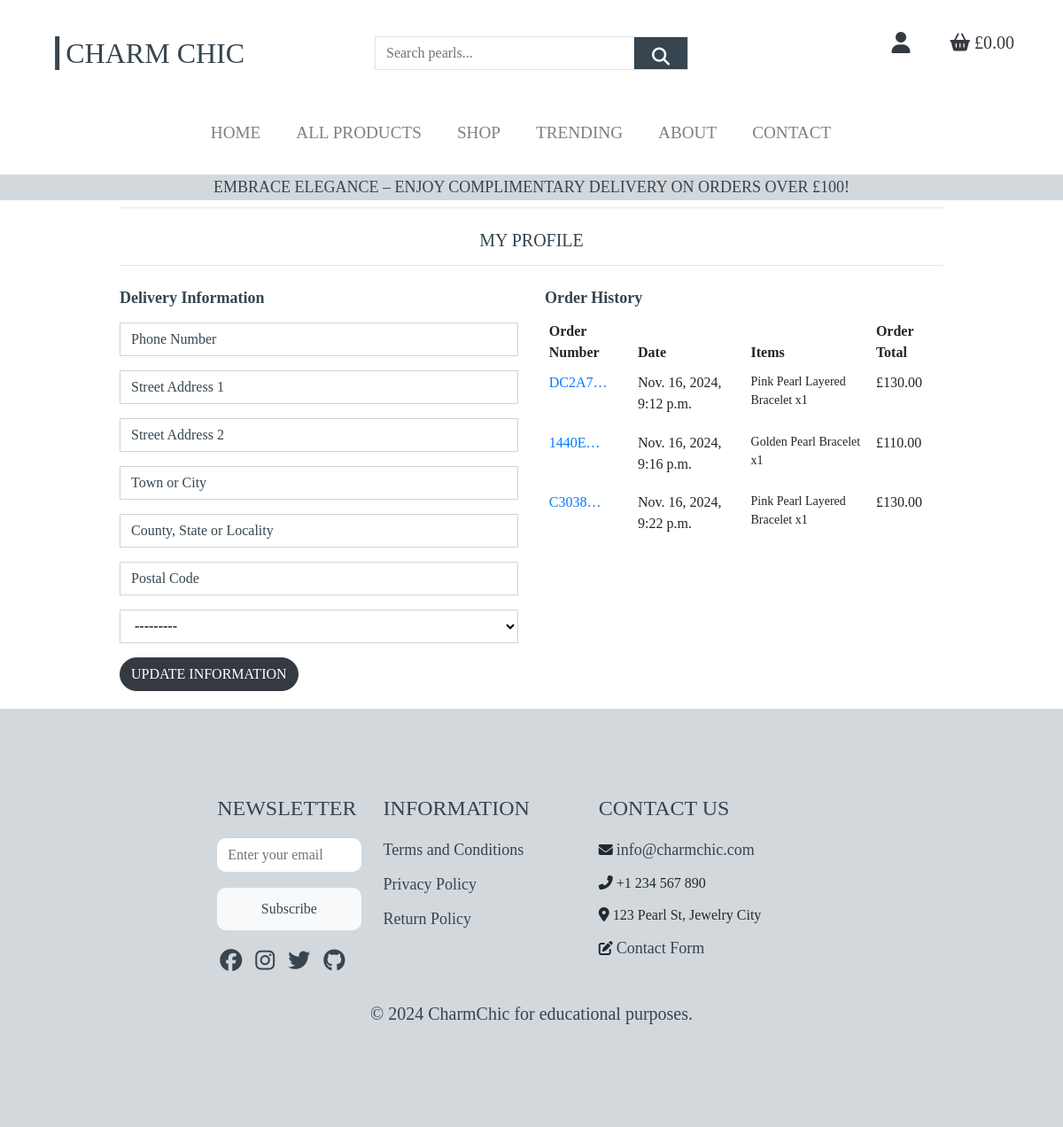
/profile/ (signed in), run on the app's committed database.
### profiles/models.py (models this page shows, shortened)
class UserProfile(models.Model):
    user = models.OneToOneField(User, on_delete=models.CASCADE)
    default_phone_number = models.CharField(max_length=20, null=True, blank=True)
    default_street_address1 = models.CharField(max_length=80, null=True, blank=True)
    default_street_address2 = models.CharField(max_length=80, null=True, blank=True)
    default_town_or_city = models.CharField(max_length=40, null=True, blank=True)
    default_county = models.CharField(max_length=80, null=True, blank=True)
    default_postcode = models.CharField(max_length=20, null=True, blank=True)
    default_country = CountryField(blank_label='Country', null=True, blank=True)

### checkout/models.py (models this page shows, shortened)
class Order(models.Model):
    order_number = models.CharField(max_length=32, null=False, editable=False)
    user_profile = models.ForeignKey(UserProfile, on_delete=models.SET_NULL,
                                     null=True, blank=True, related_name='orders')
    full_name = models.CharField(max_length=50, null=False, blank=False)
    email = models.EmailField(max_length=254, null=False, blank=False)
    phone_number = models.CharField(max_length=20, null=False, blank=False)
    country = CountryField(blank_label='Country *', null=False, blank=False)
    postcode = models.CharField(max_length=20, null=True, blank=True)
    town_or_city = models.CharField(max_length=40, null=False, blank=False)
    street_address1 = models.CharField(max_length=80, null=False, blank=False)
    street_address2 = models.CharField(max_length=80, null=True, blank=True)
    county = models.CharField(max_length=80, null=True, blank=True)
    date = models.DateTimeField(auto_now_add=True)
    delivery_cost = models.DecimalField(max_digits=6, decimal_places=2, null=False, default=0)
    order_total = models.DecimalField(max_digits=10, decimal_places=2, null=False, default=0)
    grand_total = models.DecimalField(max_digits=10, decimal_places=2, null=False, default=0)
    original_bag = models.TextField(null=False, blank=False, default='')
    stripe_pid = models.CharField(max_length=254, null=False, blank=False, default='')

class OrderLineItem(models.Model):
    order = models.ForeignKey(Order, null=False, blank=False, on_delete=models.CASCADE, related_name='lineitems')
    product = models.ForeignKey(Product, null=False, blank=False, on_delete=models.CASCADE)
    product_size = models.CharField(max_length=20, null=True, blank=True)
    quantity = models.IntegerField(null=False, blank=False, default=0)
    lineitem_total = models.DecimalField(max_digits=6, decimal_places=2, null=False, blank=False, editable=False)

### products/models.py (models this page shows, shortened)
class Product(models.Model):
    category = models.ForeignKey('Category', null=True, blank=True, on_delete=models.SET_NULL)
    subcategory = models.ForeignKey('SubCategory', null=True, blank=True, on_delete=models.SET_NULL)
    tags = models.ManyToManyField('Tag', blank=True)
    sku = models.CharField(max_length=254, null=True, blank=True)
    name = models.CharField(max_length=254)
    description = models.TextField()
    has_sizes = models.BooleanField(default=False, null=True, blank=True)
    price = models.DecimalField(max_digits=6, decimal_places=2)
    rating = models.DecimalField(max_digits=6, decimal_places=2, null=True, blank=True)
    image_url = models.URLField(max_length=1024, null=True, blank=True)
    image = models.ImageField(upload_to='products/', null=True, blank=True, storage=MediaCloudinaryStorage())

### profiles/views.py (the view)
# urls.py: path('profile/', include('profiles.urls')),
def profile(request):
    profile = get_object_or_404(UserProfile, user=request.user)
    if request.method == 'POST':
        form = UserProfileForm(request.POST, instance=profile)
        if form.is_valid():
            form.save()
            messages.success(request, 'Profile updated successfully')
        else:
            messages.error(request, 'Update failed. Please ensure the form is valid.')
    else:
            form = UserProfileForm(request.POST, instance=profile)
    orders = profile.orders.all()
    template = 'profiles/profile.html'
    context = {
        'form': form,
        'orders': orders,
        'on_profile_page': True
    }
    return render(request, template, context)

### profiles/forms.py
class UserProfileForm(forms.ModelForm):
    class Meta:
        model = UserProfile
        exclude = ('user',)
    def __init__(self, *args, **kwargs):
        super().__init__(*args, **kwargs)
        placeholders = {
            'default_phone_number': 'Phone Number',
            'default_postcode': 'Postal Code',
            'default_town_or_city': 'Town or City',
            'default_street_address1': 'Street Address 1',
            'default_street_address2': 'Street Address 2',
            'default_county': 'County, State or Locality',
        }
        self.fields['default_phone_number'].widget.attrs['autofocus'] = True
        for field in self.fields:
            if field != 'default_country':
                if self.fields[field].required:
                    placeholder = f'{placeholders[field]} *'
                else:
                    placeholder = placeholders[field]
                self.fields[field].widget.attrs['placeholder'] = placeholder
            self.fields[field].widget.attrs['class'] = 'border-black rounded-0 profile-form-input'
            self.fields[field].label = False

### bag/contexts.py (called while the page is built, shortened)
def bag_contents(request):
    bag_items = []
    total = 0
    product_count = 0
    bag = request.session.get('bag', {})
    if total < settings.FREE_DELIVERY_THRESHOLD:
        delivery = total * Decimal(settings.STANDARD_DELIVERY_PERCENTAGE / 100)
        free_delivery_delta = settings.FREE_DELIVERY_THRESHOLD - total
    else:
        delivery = 0
        free_delivery_delta = 0
    grand_total = total + delivery
    context = {
        'bag_items': bag_items,
        'total': total,
        'product_count': product_count,
        'delivery': delivery,
        'free_delivery_delta': free_delivery_delta,
        'free_delivery_threshold': settings.FREE_DELIVERY_THRESHOLD,
        'grand_total': grand_total,
    }
    return context

### profiles/templates/profiles/profile.html (shortened to what this page needs)
{% extends "base.html" %}
{% load static %}
{% block extra_css %}
    <link rel="stylesheet" href="{% static 'profiles/css/profile.css' %}">
{% endblock %}
{% block page_header %}
<div class="container header-container">
    <div class="row">
        <div class="col text-center">
            <hr class="my-4">
            <h4 class="logo-font product-header">My Profile</h4>
            <hr class="my-3">
        </div>
    </div>
    <div class="row">
        <div class="col-12 col-lg-6">
            <h5 class="font-weight-bold">Delivery Information</h5>
                <form class="mt-3" action="{% url 'profile' %}" method="POST" id="profile-update-form">
                    {{ form|crispy }}
                    <button class="btn btn-dark btn-md rounded-pill text-uppercase">Update Information</button>
                </form>
            </div>
            <div class="col-12 col-lg-6">
                <h5 class="font-weight-bold">Order History</h5>
                <div class="order-history table-responsive">
                    <table class="table table-sm table-borderless">
                        <thead>
                            <tr>
                                <th>Order Number</th>
                                <th>Date</th>
                                <th>Items</th>
                                <th>Order Total</th>
                            </tr>
                        </thead>
                        <tbody>
                            {% for order in orders %}
                                <tr>
                                    <td>
                                        <a href="{% url 'order_history' order.order_number %}"
                                        title="{{ order.order_number }}">
                                            {{ order.order_number|truncatechars:6 }}
                                        </a>
                                    </td>
                                    <td>{{ order.date }}</td>
                                    <td>
                                        <ul class="list-unstyled">
                                            {% for item in order.lineitems.all %}
                                                <li class="small">
                                                    {{ item.product.name }} x{{ item.quantity }}
                                                </li>
                                            {% endfor %}
                                        </ul>
                                    </td>
                                    <td>£{{ order.grand_total }}</td>
                                </tr>
                            {% endfor %}
                        </tbody>
                    </table>
                </div>
            </div>
        </div>
</div>
{% endblock %}

### static/css/base.css (style rules this page uses)
html { height: 100%; }
body { color: #36454F; font-family: 'Babylonica'; height: calc(100vh - 164px); }
h5, h6 { font-size: 18px; color: #36454F; margin: 10px 0; }
h4 { font-size: 20px; color: #36454F; }
.logo-font { text-transform: uppercase; color: #36454F; margin-bottom: 1rem; }
@media (min-width: 1200px) { .container { max-width: 80%; } }
@media (min-width: 992px) { .header-container { padding-top: 210px; } }

### profiles/static/profiles/css/profile.css (style rules this page uses)
#profile-update-form input::placeholder { color: #36454F; }
#profile-update-form .form-control { color: #000; }
#id_default_country, #id_default_country option:not(:first-child) { color: #000; }
#id_default_country option:first-child { color: #aab7c4; }

### data on the page
UserProfile: default_country "---------"
Order: order_number "DC2A7…", date "Nov. 16, 2024, 9:12 p.m.", grand_total "130.00"
OrderLineItem: product.name "Pink Pearl Layered Bracelet", quantity "1"
Order: order_number "1440E…", date "Nov. 16, 2024, 9:16 p.m.", grand_total "110.00"
OrderLineItem: product.name "Golden Pearl Bracelet", quantity "1"
Order: order_number "C3038…", date "Nov. 16, 2024, 9:22 p.m.", grand_total "130.00"
OrderLineItem: product.name "Pink Pearl Layered Bracelet", quantity "1"

### other printed values
{{ free_delivery_threshold }} "100"
